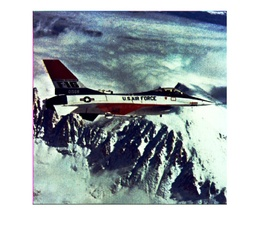
%> input picture lab2/figures/HistoEq_manipulation_result.jpg, 260 x 229 px, shrunk from 1072 x 945 before the run, given in place of 100080.jpg, which was not available
$ octave prova_set2.m   (GNU Octave 9; MATLAB toolbox functions it lacks are replaced by stand-ins)
%> lines starting %> are read from the running program, lines starting %| are printed output that depends on the picture; pictures that were not available may be replaced by others from this repository, and a replacement may not be noted
### lab2/power_consumption.m
%% Power consumption

function power_cons = power_consumption(image)

y = 0.7755;
w0 = 1.48169521e-6;
wr = 2.13636845e-7;
wg = 1.77746705e-7;
wb = 2.14348309e-7;

%search for RGB values of the images

R = image(:,:,1);
G = image(:,:,2);
B = image(:,:,3);
P = zeros(65536,1);

for i = 1 : (length(image(:,1,1)))
        for j = 1 : (length(image(1,:,1)))
            R_component = double(R(i,j));
            G_component = double(G(i,j));
            B_component = double(B(i,j));
            index = i.*255 + j;
            P(index) = (wr * (R_component .^ y)) + (wg * (G_component .^ y)) + (wb * (B_component .^ y));
        end
end

power_cons = sum(P) + w0;

### lab2/hungry_blue.m
% Blue - most costly component : function to reduce its value
% takes as input the image to manipulate and the desired reduction percentage
function new_img = hungry_blue(img, reduction_percentage)

    if reduction_percentage < 0 || reduction_percentage > 100
        error("ERROR: the percentage should be between 0 and 100!!! \n");
    end

    % picture dimension
    height = length(img(:, 1, 1));
    width  = length(img(1, :, 1));

    new_img = img;

    % newblue = oldvalue - oldvalue*percentage/100;
    for i = 1 : height
        for j = 1 : width
            new_img(i,j,3) = (double(new_img(i,j,3)) - ((double(new_img(i,j,3)) * reduction_percentage)/100));
        end
    end

    figure1 = figure;
    imshow(new_img);
    saveas(figure1, 'figures/HungryBlue_manipulation_result.jpg');
end

### lab2/histogram_eq.m
%% luminance reduction
function hist_eq_img = histogram_eq(img)

    %figure;
    %imhist(img);

    hist_eq_img = histeq(img);

    % [5 lines of commented-out code are left out]
end

### lab2/custom.m
%% luminance reduction
function new_img = custom(img, reduction_percentage)

    if reduction_percentage < 0 || reduction_percentage > 100
        error("ERROR: the percentage should be between 0 and 100!!! \n");
    end

     % picture dimension
    height = length(img(:, 1, 1));
    width  = length(img(1, :, 1));

    new_blue = img;

    % newblue = oldvalue - oldvalue*percentage/100;
    for i = 1 : height
        for j = 1 : width
            new_blue(i,j,3) = (double(new_blue(i,j,3)) - ((double(new_blue(i,j,3)) * reduction_percentage)/100));
        end
    end

    new_green = new_blue;

    % new_green = oldvalue - oldvalue*percentage/100;
    for i = 1 : height
        for j = 1 : width
            new_green(i,j,2) = (double(new_green(i,j,2)) - ((double(new_green(i,j,2)) * reduction_percentage)/100));
        end
    end

    new_red = new_green;

    % new_red = oldvalue - oldvalue*percentage/100;
    for i = 1 : height
        for j = 1 : width
            new_red(i,j,1) = (double(new_red(i,j,1)) - ((double(new_red(i,j,1)) * reduction_percentage)/100));
        end
    end

    figure3 = figure;
    imshow(new_red);
    saveas(figure3, 'figures/custom_manipulation_result.jpg');
    new_img = new_red;
end

### lab2/image_difference.m
% image distance(i.e. difference) calculation

function Difference = image_difference(image1, image2)

    image1_lab = rgb2lab(image1);
    image2_lab = rgb2lab(image2);

    L_1 = image1_lab(:,:,1);
    a_1 = image1_lab(:,:,2);
    b_1 = image1_lab(:,:,3);

    L_2 = image2_lab(:,:,1);
    a_2 = image2_lab(:,:,2);
    b_2 = image2_lab(:,:,3);


    Difference = 0;
    for index = 1 : ((length(image1(:,1,1))) * (length(image2(:,1,1))))
        L_diff = (L_1(index) - L_2(index)).^2;
        a_diff = (a_1(index) - a_2(index)).^2;
        b_diff = (b_1(index) - b_2(index)).^2;

        Difference = Difference + sqrt(L_diff + a_diff + b_diff);
    end
end

### lab2/prova_set2.m

image = imread("BSR_bsds500\BSR\BSDS500\data\images\train\100080.jpg");
%> image is the input picture: size 229x260x3 uint8; mean R, G, B 166.9, 176.4, 179.9

[H, W, channels] = size(image);
%> H = 229; W = 260; channels = 3

if channels == 1
    image = gray2rgb(image);
end

original_power = power_consumption(image);
%> in power_consumption, `B = image(:,:,3);`:
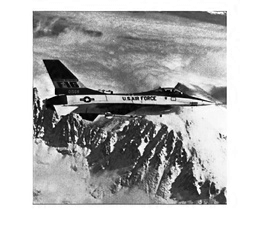
%> B: size 229x260 uint8; min 0, max 255, mean 179.9
%> in power_consumption, `power_cons = sum(P) + w0;`: power_cons = 1.87
%> original_power = 1.87

%transf
image_blue = hungry_blue(image, 20);
%> in hungry_blue, `height = length(img(:, 1, 1));`: height = 229
%> in hungry_blue, `width  = length(img(1, :, 1));`: width = 260
%> after the loop in hungry_blue, `for i = 1 : height`:
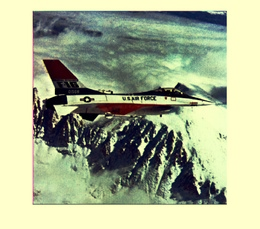
%> new_img: size 229x260x3 uint8; mean R, G, B 166.9, 176.4, 144
histo_image = histogram_eq(image);
custom_image = custom(image,20);
%> after the loop in custom, `for i = 1 : height`:
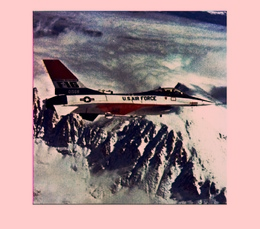
%> new_green: size 229x260x3 uint8; mean R, G, B 166.9, 141.1, 144
%> after the loop in custom, `for i = 1 : height`:
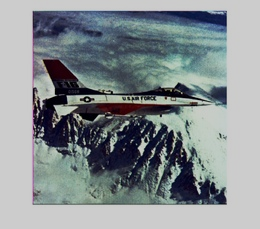
%> new_red: size 229x260x3 uint8; mean R, G, B 133.5, 141.1, 144

blue_differnce = image_difference(image, image_blue);
%> in image_difference, `image1_lab = rgb2lab(image1);`: image1_lab: size 229x260x3 double; mean of channels 1, 2, 3 69.8, -2, -3.4
%> in image_difference, `image2_lab = rgb2lab(image2);`: image2_lab: size 229x260x3 double; mean of channels 1, 2, 3 68.9, -8.4, 14.7
%> in image_difference, `b_2 = image2_lab(:,:,3);`:
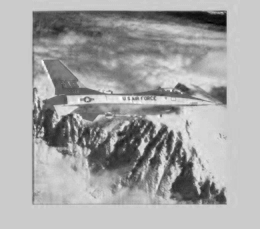
%> b_2: size 229x260 double; min -30.1, max 38.37, mean 14.7; drawn with min black and max white
%> the loop in image_difference, `for index = 1 : ((length(image1(:,1,1))) * (length(image2(:,1,1))))` made 52441 passes
%> Difference on passes 1 to 3: 25.77, 51.53, 77.3
%> after the loop in image_difference, `for index = 1 : ((length(image1(:,1,1))) * (length(image2(:,1,1))))`: Difference = 960816.9
%> blue_differnce = 960816.9
histo_difference = image_difference(image, histo_image);
%> in image_difference (call 2), `image2_lab = rgb2lab(image2);`: image2_lab: size 229x260x3 double; mean of channels 1, 2, 3 56.7, -2.5, -1.6
%> in image_difference (call 2), `L_2 = image2_lab(:,:,1);`:
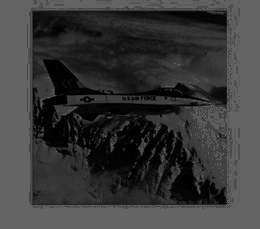
%> L_2: size 229x260 double; min 0, max 100, mean 56.7
%> in image_difference (call 2), `b_2 = image2_lab(:,:,3);`:
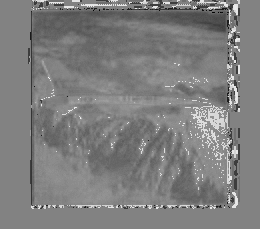
%> b_2: size 229x260 double; min -56.14, max 53.72, mean -1.6; drawn with min black and max white
%> after the loop in image_difference (call 2), `for index = 1 : ((length(image1(:,1,1))) * (length(image2(:,1,1))))`: Difference = 936044
%> histo_difference = 936044
custom_difference = image_difference(image, custom_image);
%> in image_difference (call 3), `image2_lab = rgb2lab(image2);`: image2_lab: size 229x260x3 double; mean of channels 1, 2, 3 56.9, -1.7, -2.7
%> (the run ends here)
